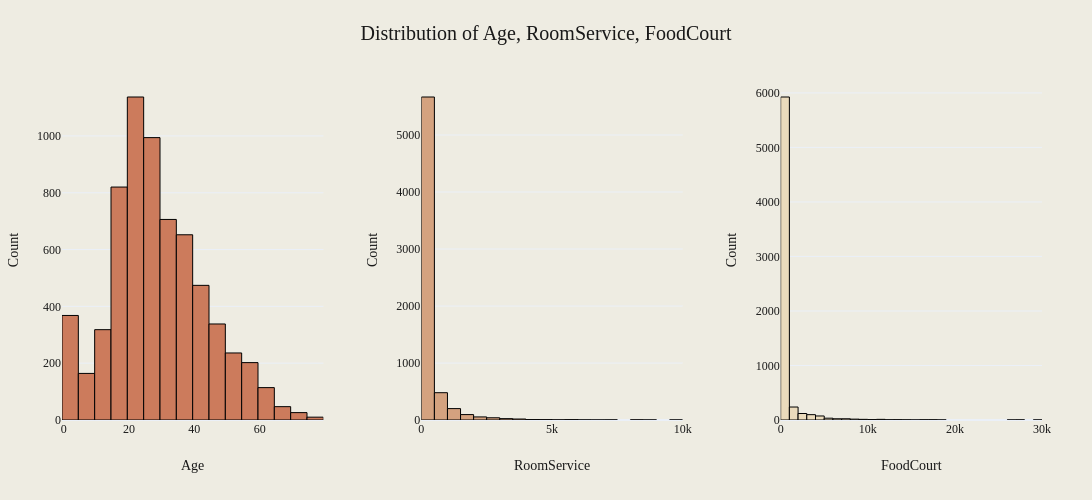

The cell this chart's notebook holds for it:
### Markdown cell above
The summary statistics reveal interesting patterns in our numerical features:

**Age:** Ranges from 0 to 79 years, with a mean of about 28.9 years. The median (50%) is 27 years, suggesting a relatively young passenger population.

**Spending features (RoomService, FoodCourt, ShoppingMall, Spa, VRDeck):**

All have minimums of 0 and high maximum values, indicating wide ranges in spending. The means are much higher than the medians (which are all 0), suggesting highly skewed distributions. Large standard deviations compared to means indicate high variability in spending patterns.

**These statistics suggest we may need to consider log transformations or other techniques to handle the skewed spending data in our analysis. FoodCourt shows the highest mean spending and maximum value among the features.**

Next up, we can move towards checking the distributions of our numerical features using histograms.

**Note: We're not including 'Cabin', 'PassengerId', and 'Name' in our initial distribution analysis for the following reasons:**

1. Cabin: This feature contains multiple pieces of information (deck, cabin number, side) and would benefit from feature engineering before analysis. We'll address this in our feature engineering step.

2. PassengerId: This is a unique identifier for each passenger or group and doesn't provide direct information about the likelihood of being transported. However, we may extract useful information from it later, such as group size or travel companions.

3. Name: While names could potentially provide information about family groups or cultural background, they require more complex text analysis techniques. We'll consider whether to use this information in our feature engineering step.

### Code cell
numerical_features = ['Age', 'RoomService', 'FoodCourt', 'ShoppingMall', 'Spa', 'VRDeck']
numerical_features_one = ['Age', 'RoomService', 'FoodCourt']
numerical_features_two = ['ShoppingMall', 'Spa', 'VRDeck']

plot_combined_histograms(
    train_data_cleaned,
    numerical_features_one,
    nbins=30,
    save_path="../images/numerical_features_one.png",
)

### Figure 1 — Plotly figure (JSON) as saved in the notebook; plotly's stock layout.template omitted (floating-point values rounded to 4 significant figures; data arrays with more than 128 entries replaced by an {"elided": "..."} marker saying what was removed)
{"data": [{"marker": {"color": "#CC7B5C", "line": {"color": "#000000", "width": 1}}, "name": "Age", "nbinsx": 30, "type": "histogram", "x": {"elided": "6606 int values"}, "xaxis": "x", "yaxis": "y"}, {"marker": {"color": "#D4A27F", "line": {"color": "#000000", "width": 1}}, "name": "RoomService", "nbinsx": 30, "type": "histogram", "x": {"elided": "6606 int values"}, "xaxis": "x2", "yaxis": "y2"}, {"marker": {"color": "#EBDBBC", "line": {"color": "#000000", "width": 1}}, "name": "FoodCourt", "nbinsx": 30, "type": "histogram", "x": {"elided": "6606 int values"}, "xaxis": "x3", "yaxis": "y3"}], "layout": {"font": {"color": "#191919", "family": "Styrene A", "size": 12}, "height": 500, "margin": {"b": 80, "l": 50, "r": 50, "t": 80}, "paper_bgcolor": "#EEECE2", "plot_bgcolor": "#EEECE2", "showlegend": false, "title": {"font": {"color": "#191919", "family": "Styrene B", "size": 20}, "text": "Distribution of Age, RoomService, FoodCourt", "x": 0.5}, "width": 1200, "xaxis": {"anchor": "y", "domain": [0, 0.2667], "tickfont": {"color": "#191919", "family": "Styrene A", "size": 12}, "title": {"font": {"color": "#191919", "family": "Styrene A", "size": 14}, "standoff": 25, "text": "Age"}}, "xaxis2": {"anchor": "y2", "domain": [0.3667, 0.6333], "tickfont": {"color": "#191919", "family": "Styrene A", "size": 12}, "title": {"font": {"color": "#191919", "family": "Styrene A", "size": 14}, "standoff": 25, "text": "RoomService"}}, "xaxis3": {"anchor": "y3", "domain": [0.7333, 1], "tickfont": {"color": "#191919", "family": "Styrene A", "size": 12}, "title": {"font": {"color": "#191919", "family": "Styrene A", "size": 14}, "standoff": 25, "text": "FoodCourt"}}, "yaxis": {"anchor": "x", "domain": [0, 1], "tickfont": {"color": "#191919", "family": "Styrene A", "size": 12}, "title": {"font": {"color": "#191919", "family": "Styrene A", "size": 14}, "text": "Count"}}, "yaxis2": {"anchor": "x2", "domain": [0, 1], "tickfont": {"color": "#191919", "family": "Styrene A", "size": 12}, "title": {"font": {"color": "#191919", "family": "Styrene A", "size": 14}, "text": "Count"}}, "yaxis3": {"anchor": "x3", "domain": [0, 1], "tickfont": {"color": "#191919", "family": "Styrene A", "size": 12}, "title": {"font": {"color": "#191919", "family": "Styrene A", "size": 14}, "text": "Count"}}}}
